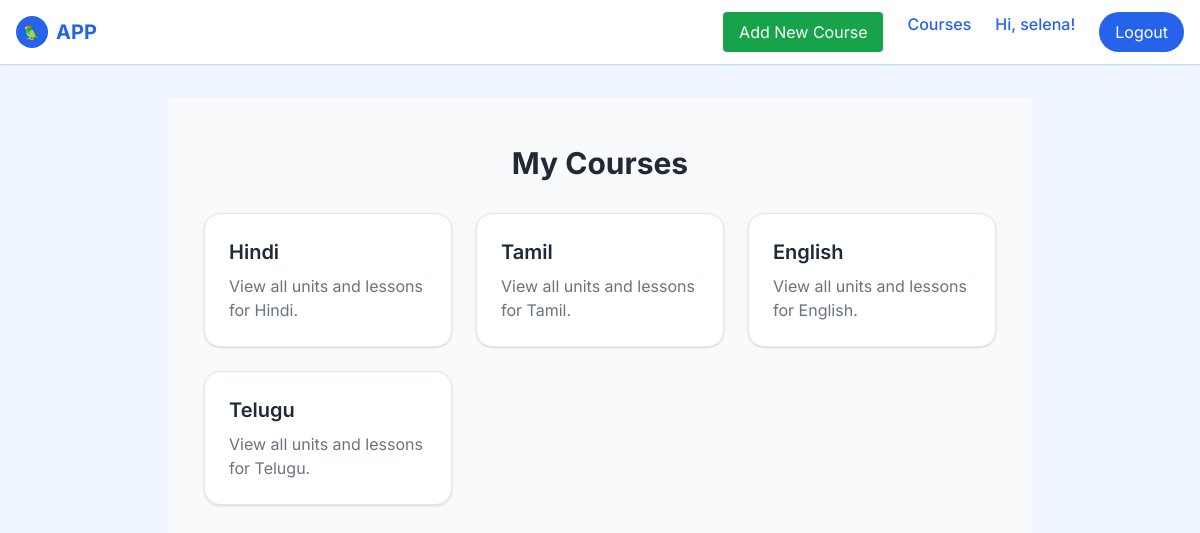
Screenshot of /mycourses/ (signed in) with the database file from the repository.
### app/models.py (models this page shows, shortened)
class User(AbstractUser):
    pass

class LanguageRegistration(models.Model):
    user = models.ForeignKey(User, on_delete=models.CASCADE)
    learning_language = models.CharField(max_length=100)
    known_language = models.CharField(max_length=100)
    date_registered = models.DateTimeField(auto_now_add=True)
    class Meta:
        unique_together = ('user', 'learning_language')  # prevents duplicate registration

### app/views.py (the view)
# urls.py: path("mycourses/", views.my_courses, name="my_courses"),
def my_courses(request):
    registrations = LanguageRegistration.objects.filter(user=request.user)
    return render(request, "app/my_courses.html", {"registrations": registrations})

### app/templates/app/my_courses.html (shortened to what this page needs)
{% extends "app/layout.html" %}
{% block content %}
<div class="min-h-screen bg-gray-50 flex flex-col items-center py-12">
    <h1 class="text-3xl font-bold text-gray-800 mb-8">My Courses</h1>
    {% if registrations %}
    <div class="grid grid-cols-1 sm:grid-cols-2 md:grid-cols-3 gap-6 w-11/12 max-w-5xl">
        {% for reg in registrations %}
        <a href="{% url 'unit_list' reg.learning_language %}"
            class="group block p-6 bg-white border border-gray-200 rounded-2xl shadow hover:shadow-lg hover:bg-indigo-50 transition-all duration-200">
            <h2 class="text-xl font-semibold text-gray-800 group-hover:text-indigo-600">
                {{ reg.learning_language|title }}
            </h2>
            <p class="mt-2 text-gray-500">View all units and lessons for {{ reg.learning_language|title }}.</p>
        </a>
        {% endfor %}
    </div>
    {% else %}
    <p class="text-gray-600 text-lg">You haven’t registered for any courses yet.</p>
    <a href="{% url 'register' %}"
        class="mt-4 inline-block bg-indigo-600 text-white px-5 py-2 rounded-lg hover:bg-indigo-700 transition">
        Register Now
    </a>
    {% endif %}
</div>
{% endblock %}

### app/templates/app/layout.html (shortened to what this page needs)
{% load static %}
<!DOCTYPE html>
<html lang="en" dir="ltr">
<head>
    <script src="https://cdn.tailwindcss.com"></script>
    {% load static %}
</head>
<body class="bg-blue-50 text-gray-900">
    <header class="bg-white shadow-sm border-b border-blue-200">
        <div class="max-w-7xl mx-auto px-4 py-3 flex justify-between items-center">
            <a href="{% url 'index' %}" class="flex items-center space-x-2">
                <div class="w-8 h-8 bg-blue-600 rounded-full flex items-center justify-center">
                    <span class="text-white font-bold text-sm">🦜</span>
                </div>
                <span class="text-xl font-bold text-blue-600">APP</span>
            </a>
            <nav class="hidden md:flex space-x-6">
                {% if user.is_authenticated %}
                <a href="{% url 'course_list' %}"
                    class="bg-green-600 text-white px-4 py-2 rounded hover:bg-green-700">Add New Course</a>
                <a href="{% url 'my_courses' %}" class="text-blue-600 font-medium">Courses</a>
                <a href="{% url 'profile' %}" class="text-blue-600 font-medium">Hi, {{ user.username }}!</a>
                <a href="{% url 'logout' %}"
                    class="bg-blue-600 text-white px-4 py-2 rounded-full hover:bg-blue-700">Logout</a>
                {% else %}
                <a href="{% url 'signin' %}"
                    class="bg-blue-600 text-white px-4 py-2 rounded-full hover:bg-blue-700">Sign In</a>
                <a href="{% url 'signup' %}"
                    class="bg-blue-600 text-white px-4 py-2 rounded-full hover:bg-blue-700">Sign Up</a>
                {% endif %}
            </nav>
        </div>
    </header>
    <main class="max-w-4xl mx-auto px-4 py-8">
        {% block content %}{% endblock %}
    </main>
</body>
</html>

### app/templates/app/layout.html (style rules this page uses)
body { font-family: 'Inter', sans-serif; }

### rows the page displays
User: username "selena"
LanguageRegistration: learning_language "Hindi"
LanguageRegistration: learning_language "Tamil"
LanguageRegistration: learning_language "English"
LanguageRegistration: learning_language "Telugu"
